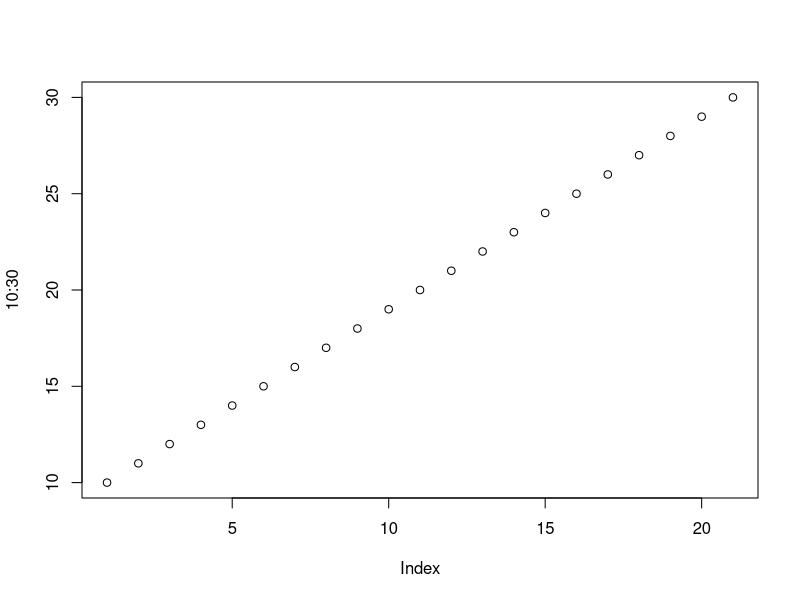

Source code (R):
#Step 2: Variable assiment
my_var1  <- 42
my_var2  <- 35.25

my_var1 + 100
my_var1 + my_var2 - 12
my_var3  <- my_var1^2 + my_var2^2

#Step 3: Logical opperartions
my_var3 > 200
my_var3 > 3009
my_var1 == my_var2
my_var1 != my_var2
my_var3 >= 200
my_var3 <= 200

my_new_var  <- my_var1 == my_var2


#Step 6, 7, 10, 11: Vectors
1 : 67
my_vector1  <- 1:67
my_vector2  <- c(-32, 45, 67, 12.78, 129, 0, -65)

my_vector1[1]
my_vector1[3]

my_vector2[2]

my_vector2[c(1,2,3)]
my_vector2[1:3]
my_vector2[c(1,5,6,7,10)]

my_vector1 + 10
my_vector2 + 56

my_vector2 == 0
my_vector1 > 30

x  <- 23
my_vector1 > 23
x == 23

my_vector2 > 0
my_vector2[my_vector2 > 0]
my_vector2[my_vector2 < 0]
my_vector2[my_vector2 == 0]

my_vector1[my_vector1 > 20 & my_vector1 < 30]
my_numbers  <- my_vector1[my_vector1 > 20 & my_vector1 < 30]
positive_numbers  <- my_vector2[my_vector2 > 0]


v1  <- c(165, 178, 180, 181, 167, 178, 187, 167, 187)
mean_v1  <- mean(v1)
v1[v1 > mean_v1]
greater_than_mean  <- v1[v1 > mean_v1]


#Step 13: Lists and dataframes
age  <- c(16, 18, 22, 27)
is_maried  <- c(F, F, T, T)
name  <- c("Olga", "Maria", "Nastya", "Polina")

my_data  <- data.frame(Name = name, Age = age, Status = is_maried)

plot(10:30)
